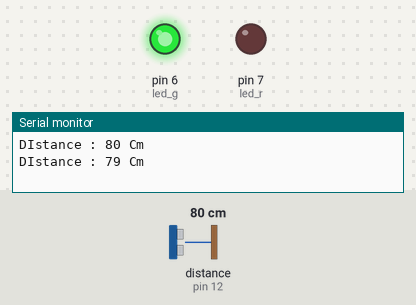
A sketch run on a simulated Arduino Uno, built with avr-gcc and run on an emulated ATmega328P. On the bench: output pins drawn as LEDs (lit = HIGH), the last lines printed to the serial monitor. Wiring (inferred from the names in the program): ultrasonic range finder: trigger pin 13; echo pin 12. The inputs (shaded band) are chosen by the test bench; at power-on: distance to the obstacle (sensor on pin 12) 80 cm. The echo pulse lasts 58.3 µs per cm; pins used as bus, display or sensor lines are not drawn.

Above: at 1.8 s.
1.9 s: distance to the obstacle (sensor on pin 12) set to 95 cm
3.4 s: distance to the obstacle (sensor on pin 12) set to 105 cm
At 4.5 s:
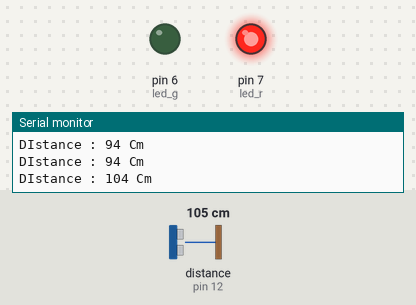
5.5 s: distance to the obstacle (sensor on pin 12) set to 2 cm
At 6.4 s:
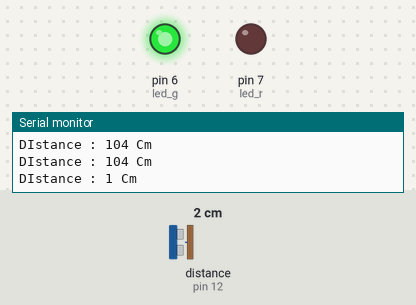
7.5 s: distance to the obstacle (sensor on pin 12) set to 120 cm
At 9.4 s:
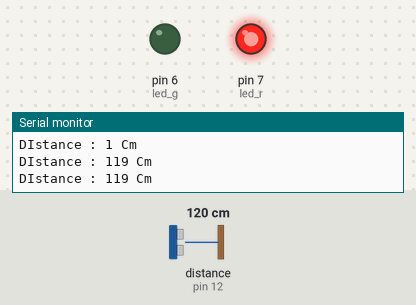
Timing chart, 0 to 10.5 s (numbered marks = the images above; inputs shaded):
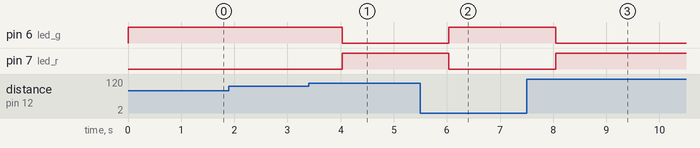

The sketch:

0311_4.ino
```cpp
#define TRIG 13
#define ECHO 12

int led_r = 7;
int led_g = 6;

void setup(){

  Serial.begin(9600);

  pinMode(TRIG,OUTPUT);
  pinMode(ECHO,INPUT);
  pinMode(led_r,OUTPUT);
  pinMode(led_g,OUTPUT);

}

void loop(){

  long duration,distance;

  digitalWrite(TRIG,LOW);
  delayMicroseconds(2);
  digitalWrite(TRIG,HIGH);
  delayMicroseconds(10);
  digitalWrite(TRIG,LOW);

  duration = pulseIn (ECHO,HIGH);
  distance = duration / 58.2;

  Serial.print("\nDIstance : ");
  Serial.print(distance);
  Serial.println(" Cm");

  if(distance >=100){
    digitalWrite(led_r,HIGH);
    digitalWrite(led_g,LOW);
  }
  else{
    digitalWrite(led_r,LOW);
    digitalWrite(led_g,HIGH);
  }
   delay(1000);
}
```

Measured:
- the behaviour switches between 100 and 101 cm on distance to the obstacle (sensor on pin 12) (found by bisection; images 0 and 1)
- after the input at 3.4 s, pin 6 (led_g): HIGH → LOW after 0.63 s; pin 7 (led_r): LOW → HIGH after 0.63 s
- after the input at 5.5 s, pin 6 (led_g): LOW → HIGH after 0.54 s; pin 7 (led_r): HIGH → LOW after 0.54 s
- after the input at 7.5 s, pin 6 (led_g): HIGH → LOW after 0.55 s; pin 7 (led_r): LOW → HIGH after 0.55 s
